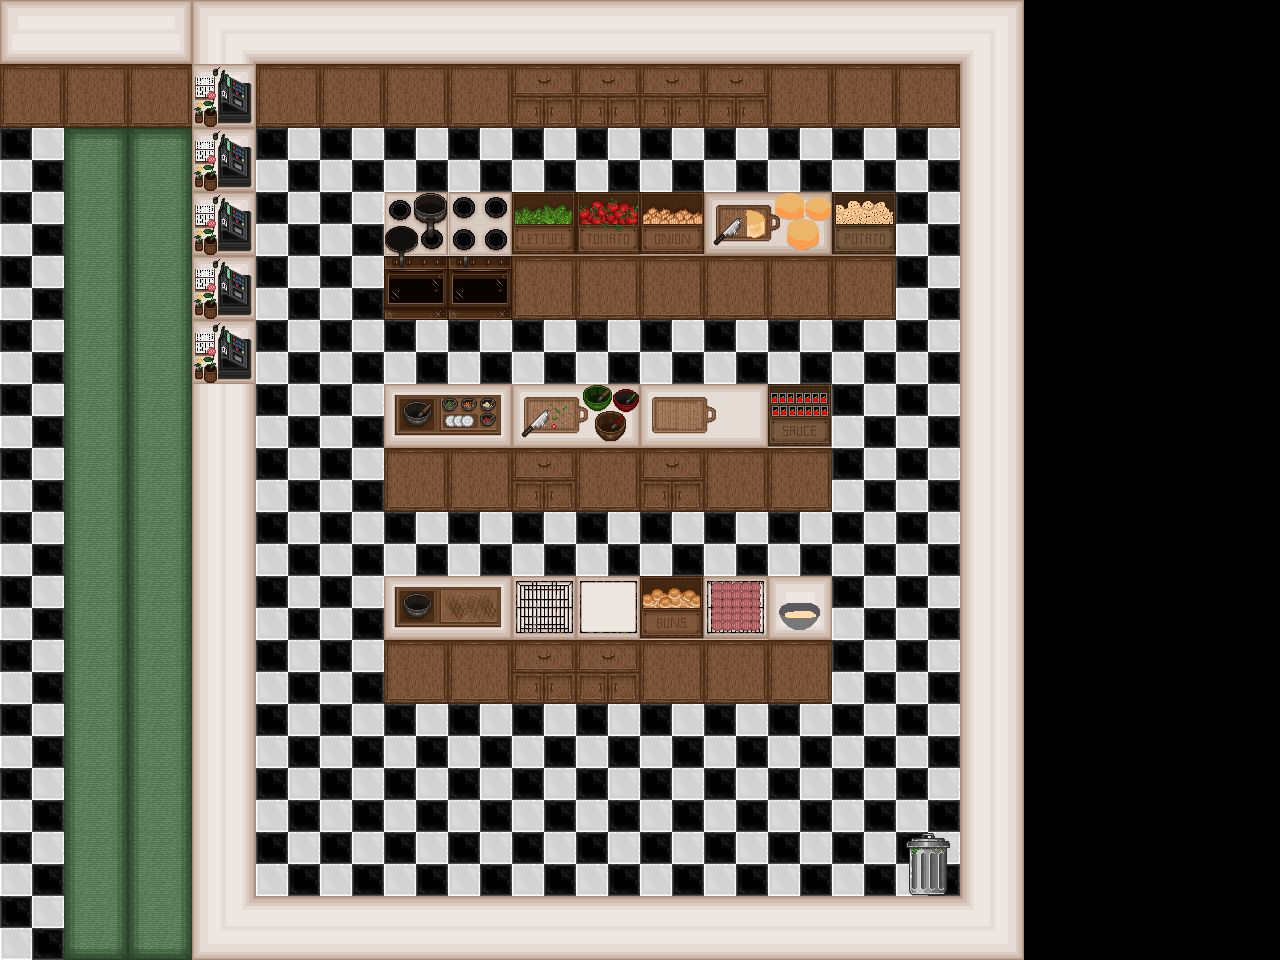

Rendered tile map (Tiled .tmx) drawn with the repository's tilesets; below, a short description and the full map source, tile grids included:
An orthogonal 20x15 tile map with 64x64 px tiles, 2 tile layers (Bottom Layer, Top Layer).

<map version="1.9" tiledversion="1.9.2" orientation="orthogonal" renderorder="right-down" width="20" height="15" tilewidth="64" tileheight="64" infinite="0" nextlayerid="3" nextobjectid="1">
 <tileset firstgid="1" source="art_tileset.tsx" />
 <layer id="1" name="Bottom Layer" width="20" height="15">
  <data encoding="csv">
0,0,0,0,0,0,0,0,0,0,0,0,0,0,0,0,0,0,0,0,
12,12,12,0,12,12,12,12,2,2,2,2,12,12,12,0,0,0,0,0,
23,29,29,0,23,23,23,23,23,23,23,23,23,23,23,0,0,0,0,0,
23,30,30,0,23,23,0,0,0,0,0,0,0,0,23,0,0,0,0,0,
23,30,30,0,23,23,18,18,12,12,12,12,12,12,23,0,0,0,0,0,
23,30,30,0,23,23,23,23,23,23,23,23,23,23,23,0,0,0,0,0,
23,30,30,0,23,23,0,0,0,0,0,0,0,23,23,0,0,0,0,0,
23,30,30,0,23,23,12,12,2,12,2,12,12,23,23,0,0,0,0,0,
23,30,30,0,23,23,23,23,23,23,23,23,23,23,23,0,0,0,0,0,
23,30,30,0,23,23,0,0,0,0,0,0,0,23,23,0,0,0,0,0,
23,30,30,0,23,23,12,12,2,2,12,12,12,23,23,0,0,0,0,0,
23,30,30,0,23,23,23,23,23,23,23,23,23,23,23,0,0,0,0,0,
23,30,30,0,23,23,23,23,23,23,23,23,23,23,23,0,0,0,0,0,
23,30,30,0,23,23,23,23,23,23,23,23,23,23,23,0,0,0,0,0,
23,31,31,0,0,0,0,0,0,0,0,0,0,0,0,0,0,0,0,0
</data>
 </layer>
 <layer id="2" name="Top Layer" width="20" height="15">
  <data encoding="csv">
3,9,4,1,9,9,9,9,9,9,9,9,9,9,9,2147483649,0,0,0,0,
0,0,0,27,0,0,0,0,0,0,0,0,0,0,0,2684354569,0,0,0,0,
0,0,0,27,0,0,0,0,0,0,0,0,0,0,0,2684354569,0,0,0,0,
0,0,0,27,0,0,51,41,8,14,28,35,0,38,0,2684354569,0,0,0,0,
0,0,0,27,0,0,0,0,0,0,0,0,0,0,0,2684354569,0,0,0,0,
0,0,0,27,0,0,0,0,0,0,0,0,0,0,0,2684354569,0,0,0,0,
0,0,0,1610612745,0,0,49,0,52,0,42,0,36,0,0,2684354569,0,0,0,0,
0,0,0,1610612745,0,0,0,0,0,0,0,0,0,0,0,2684354569,0,0,0,0,
0,0,0,1610612745,0,0,0,0,0,0,0,0,0,0,0,2684354569,0,0,0,0,
0,0,0,1610612745,0,0,39,0,50,40,25,26,37,0,0,2684354569,0,0,0,0,
0,0,0,1610612745,0,0,0,0,0,0,0,0,0,0,0,2684354569,0,0,0,0,
0,0,0,1610612745,0,0,0,0,0,0,0,0,0,0,0,2684354569,0,0,0,0,
0,0,0,1610612745,0,0,0,0,0,0,0,0,0,0,0,2684354569,0,0,0,0,
0,0,0,1610612745,0,0,0,0,0,0,0,0,0,0,33,2684354569,0,0,0,0,
0,0,0,1073741825,3221225481,3221225481,3221225481,3221225481,3221225481,3221225481,3221225481,3221225481,3221225481,3221225481,3221225481,3221225473,0,0,0,0
</data>
 </layer>
</map>
